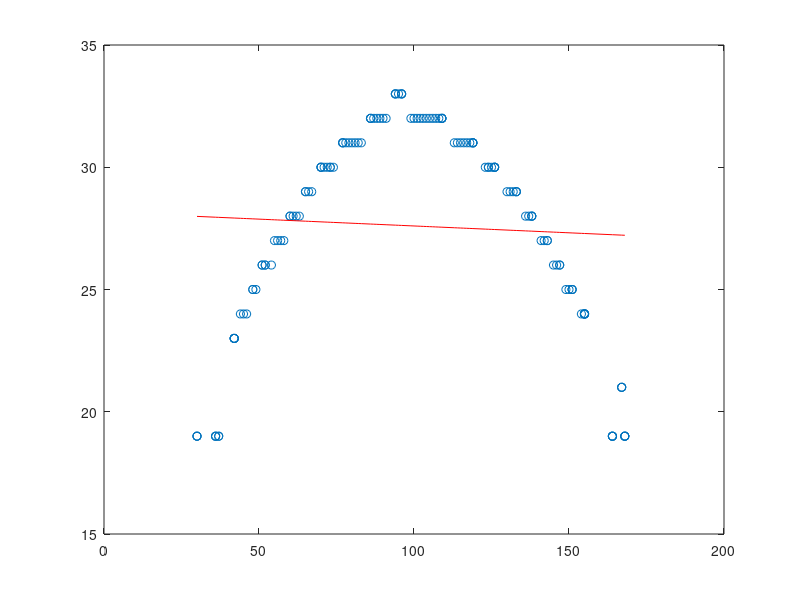
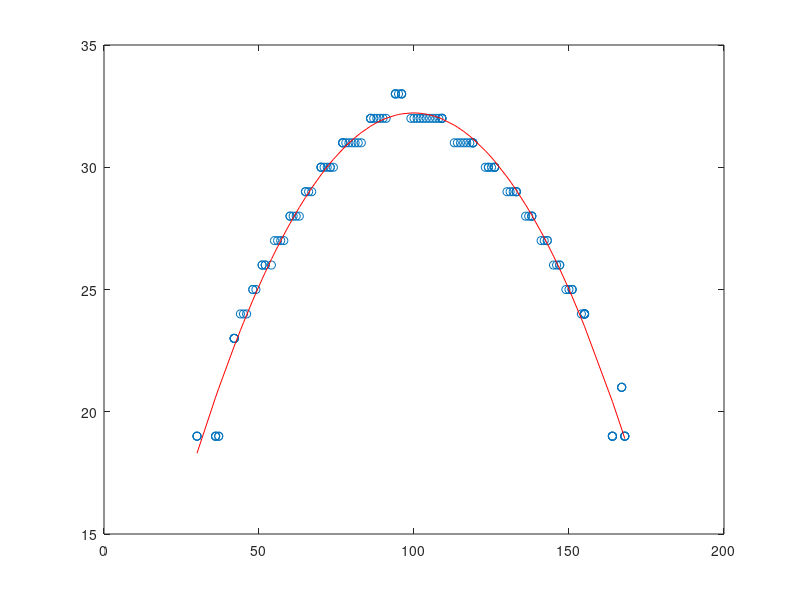
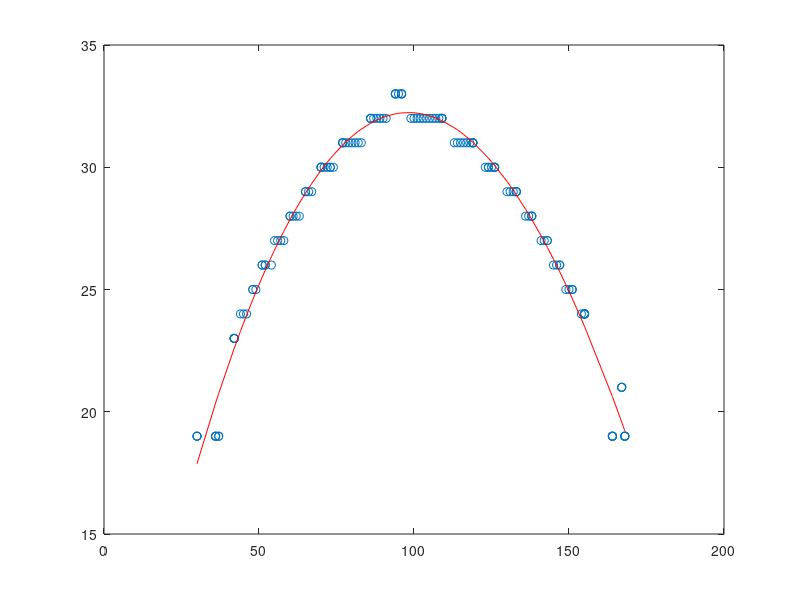
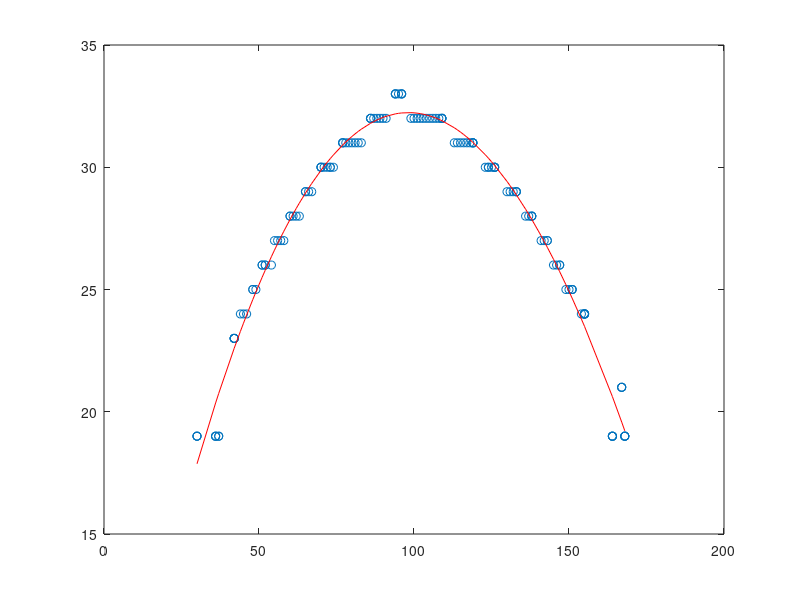

MATLAB code for these plots, in order:
clear all;close all;
load testdatafit.mat;

% newSnap1 = rotateLine2(edgesnap(matching,1:2));
newSnap1 = edgesnap(matching,1:2);
x2 = newSnap1(:,1);
%x2 = x2(1:1:ceil(size(x2,1)/2));
y2 = newSnap1(:,2);
%y2 = y2(1:1:ceil(size(y2,1)/2));
% x = linspace(0,4*pi,10);
% y = sin(x);
% p = polyfit(x,y,7);
% 
% x1 = linspace(0,4*pi);
% y1 = polyval(p,x1);
% figure;
% plot(x,y,'o')
% hold on
% plot(x1,y1)
% hold off

%x2 = [2 4 6 7 9 11 14 22 ];
%x21 = [2 4 6];
%y2 = sin(x2);
name = 'poly';
ext = '.png';
a = 1;
while a <=10
p = polyfit(x2,y2,a);
x22 = x2;
%tInt = [-2:2:20];
y22 = polyval(p,x2);
fig = figure;
plot(x2,y2,'o');
hold on;
plot(x22,y22,'-r');
cat = strcat(name,num2str(a),ext);
saveas(fig,cat);
close all;
a = a+1;
end